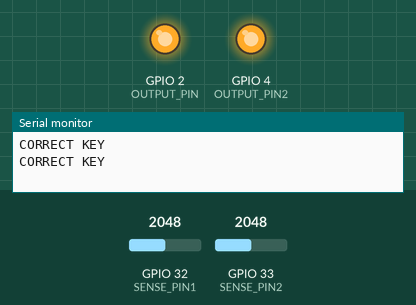
The sketch below on a simulated ESP32. On the bench: output pins drawn as LEDs (lit = HIGH), the last lines printed to the serial monitor. The inputs (shaded band) are chosen by the test bench; at power-on: GPIO 32 (SENSE_PIN1) = 2048, GPIO 33 (SENSE_PIN2) = 2048.

Above: at 1.8 s.
1.9 s: GPIO 32 (SENSE_PIN1) set to 1284
3.4 s: GPIO 32 (SENSE_PIN1) set to 1169
At 5.2 s:
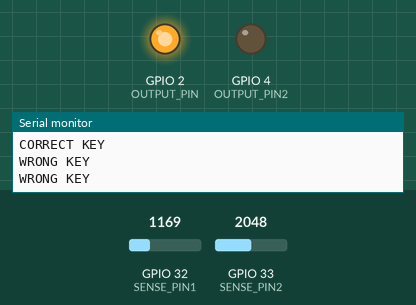
5.5 s: GPIO 32 (SENSE_PIN1) set to 2047
At 7.0 s:
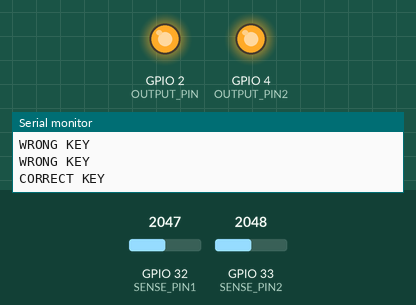
7.5 s: GPIO 32 (SENSE_PIN1) set to 1228
At 8.5 s:
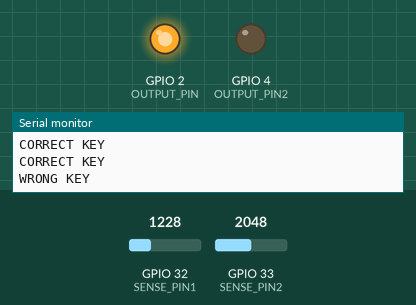
Timing chart, 0 to 10.5 s (numbered marks = the images above; inputs shaded):
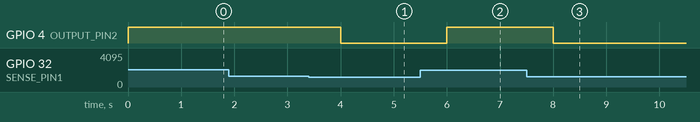

Measured:
- the behaviour switches between 1241 and 1240 on GPIO 32 (SENSE_PIN1) (found by bisection; images 0 and 1)
- after the input at 3.4 s, GPIO 4 (OUTPUT_PIN2): HIGH → LOW after 0.60 s
- after the input at 5.5 s, GPIO 4 (OUTPUT_PIN2): LOW → HIGH after 0.50 s
- after the input at 7.5 s, GPIO 4 (OUTPUT_PIN2): HIGH → LOW after 0.50 s

The sketch:

detect-voltage.ino
```cpp
#define OUTPUT_PIN 2        // Pin providing power to the breadboard
#define SENSE_PIN1 32       // Analog pin to sense current in wire 1
#define SENSE_PIN2 33       // Analog pin to sense current in wire 2

#define OUTPUT_PIN2 4

void setup() {
  Serial.begin(115200);

  // Set up OUTPUT_PIN to provide power
  pinMode(OUTPUT_PIN, OUTPUT);
  digitalWrite(OUTPUT_PIN, HIGH);  // Turn on power to the breadboard

  pinMode(OUTPUT_PIN2, OUTPUT);

  // Set up sense pins as inputs
  pinMode(SENSE_PIN1, INPUT);
  pinMode(SENSE_PIN2, INPUT);
}

void loop() {
  int sensorValue1 = analogRead(SENSE_PIN1);
  int sensorValue2 = analogRead(SENSE_PIN2);

  // Convert the analog reading to voltage (for a 3.3V ESP32, use a factor of 3.3/4095)
  float voltage1 = sensorValue1 * (3.3 / 4095.0);
  float voltage2 = sensorValue2 * (3.3 / 4095.0);

  if ((voltage1 > 1) && (voltage2 > 1)) {
    Serial.println("CORRECT KEY");
    digitalWrite(OUTPUT_PIN2, HIGH);
  } else {
    Serial.println("WRONG KEY");
    digitalWrite(OUTPUT_PIN2, LOW);
  }

  delay(1000);  // Wait a second before reading again
}

void printVoltageInfo(float voltage1, float voltage2) {
  // Output the results
  Serial.print("Voltage across wire 1: ");
  Serial.print(voltage1);
  Serial.println(" V");

  Serial.print("Voltage across wire 2: ");
  Serial.print(voltage2);
  Serial.println(" V");

  // Determine if current is flowing (current above 1V threshold)
  if (voltage1 > 1) {
      Serial.println("Current detected in wire 1");
  } else {
      Serial.println("No current in wire 1");
  }

  if (voltage2 > 1) {
      Serial.println("Current detected in wire 2");
  } else {
      Serial.println("No current in wire 2");
  }
}
```
